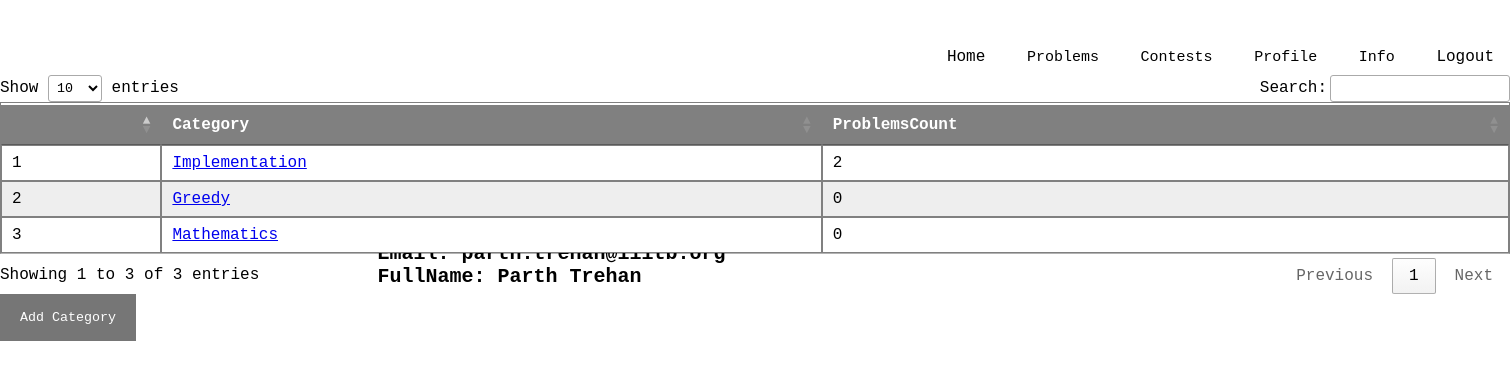
Screenshot of /userprofile/ (signed in) with the database file from the repository.
### userprofile/models.py (models this page shows)
class UserPlaylist(models.Model):
    userId = models.ForeignKey(User,default=None,on_delete=models.CASCADE)
    playlistCategory = models.CharField(max_length=200)
    problems = models.ManyToManyField(PlaylistProblems)
    problemCount = models.IntegerField()

### userprofile/views.py (the view)
# urls.py: urlpatterns = [ path('',profileView,name='initialProfile'),
def profileView(request):
    playlistEntries = []
    allEntries = UserPlaylist.objects.all()
    for entry in allEntries:
        if entry.userId_id == request.user.id:
            playlistEntries.append(entry)
    return render(request,'profilepage.html',{'playlistEntries':playlistEntries})

### templates/profilepage.html (shortened to what this page needs)
<div>
    <head>
        {% load static %}
            <link rel="stylesheet" type="text/css" href="http://cdn.datatables.net/1.10.21/css/jquery.dataTables.min.css" />
        <link rel="stylesheet" type="text/css"  href="{% static "css/profile.css" %}">
    </head>
    <body>
        <header>
            <div class="main">
                <ul>
                    <li><a href="/dashboard">Home</a></li>
                    <div class="dropdown">
                        <button class="dropbtn">Problems</button>
                    </div>
                    <div class="dropdown">
                        <button class="dropbtn">Contests</button>
                    </div>
                    <div class="dropdown">
                        <button class="dropbtn">Profile</button>
                    </div>
                    <div class="dropdown">
                      <button class="dropbtn">Info</button>
                  </div>
                    <li><a href="/logout/">Logout</a></li>
                </ul>
            </div>
        </header>
        <div class ="email">
          {% if searchedUser %}
          <h1> UserName: {{ searchedUser.username }} </h1>
          <h2> Email: {{ searchedUser.email }} <br> FullName: {{ searchedUser.first_name }} {{ searchedUser.last_name }} </h2>
          {% else %}
          <h1> UserName: {{ user.username }} </h1>
          <h2> Email: {{ user.email }} <br> FullName: {{ user.first_name }} {{ user.last_name }} </h2>
          {% endif %}
      </div>
        {% if not category and not searchedUser %}
          <div><br><br></div>
          {% endif %}
          {% if playlistEntries and not searchedUser %}
          <div>
            <table id="t01">
                <thead>
                    <tr>
                        <th></th>
                        <th>Category</th>
                        <th>ProblemsCount</th>
                    </tr>
                </thead>
                <tbody>
                    {% for entry in playlistEntries%}
                    <tr>
                        <td>{{ forloop.counter }}</td>
                        <td><a href="/userprofile/playlist/{{ entry.playlistCategory }}/questions/">{{ entry.playlistCategory }}</a></td>
                        <td>{{ entry.problemCount }}</td>
                    </tr>
                    {% endfor %}
                </tbody>
            </table>
        </div>
        <button class="open-button" onclick="openForm()">Add Category</button>
        {% endif %}
        <div><br><br></div>
    </body>
</div>

### static/css/profile.css (style rules this page uses)
* { margin: 0; padding: 0; font-family: Courier New; }
header { background-image:linear-gradient(rgba(0,0,0,0.1),rgba(0,0,0,0.1)), url(/static/images/jayant.jpg); background-size: cover; background-position: center; }
ul { float: right; list-style-type: none; margin-top: 40px; }
ul li { display: inline-block; }
ul li a { text-decoration: none; color: #000; padding: 8px 15px; border: 1px solid transparent; transition: 0.6s ease; }
.main { max-width: 1800px; margin: auto; }
.email { position: relative; }
.email h1 { position: absolute; width: 100%; margin-top: 14%; margin-left: 25%; color: #000; font-size: 20px; }
.email h2 { position: absolute; width: 100%; margin-top: 16%; margin-left: 25%; color: #000; font-size: 20px; }

### templates/profilepage.html (style rules this page uses)
table { width:100%; }
table, th, td { border: 1px solid #808080; padding-top: 2px; border-collapse: collapse; }
th, td { padding: 15px; text-align: left; }
table#t01 tr:nth-child(even) { background-color: #eee; }
table#t01 tr:nth-child(odd) { background-color: #fff; }
table#t01 th { background-color: #808080; color: white; }
.dropbtn { text-decoration: none; color: #000; font-size: 15px; padding: 8px 15px; border: 1px solid transparent; transition: 0.6s ease; background-color: white; }
.dropdown { position: relative; display: inline-block; }
body { font-family: Arial, Helvetica, sans-serif; }
* { box-sizing: border-box; }
.open-button { background-color: #555; color: white; padding: 16px 20px; border: none; cursor: pointer; opacity: 0.8; }

### rows the page displays
UserPlaylist: playlistCategory "Implementation", problemCount "2"
UserPlaylist: playlistCategory "Greedy", problemCount "0"
UserPlaylist: playlistCategory "Mathematics", problemCount "0"

### other values shown
{{ user.email }} "parth.trehan@iiitb.org"
{{ user.first_name }} "Parth"
{{ user.last_name }} "Trehan"
